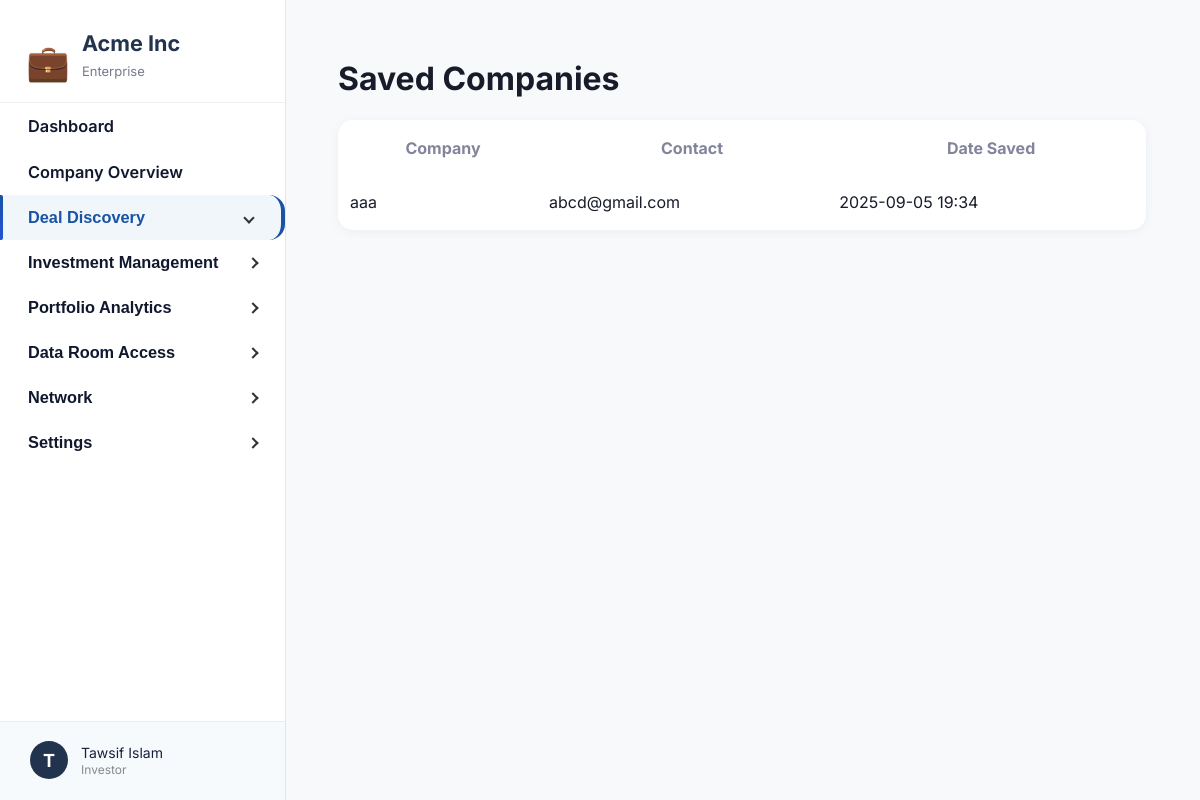
Screenshot of /api/investor/deal-discovery/saved/ (signed in) with the database file from the repository.
### core/models.py (models this page shows, shortened)
class InvestorCompanySave(models.Model):
    investor = models.ForeignKey(User, on_delete=models.CASCADE, related_name="saved_companies")
    startup = models.ForeignKey(StartupProfile, on_delete=models.CASCADE)
    saved_at = models.DateTimeField(auto_now_add=True)
    class Meta:
        unique_together = ("investor", "startup")  # Prevent double saving

class StartupProfile(models.Model):
    user = models.OneToOneField(User, on_delete=models.CASCADE, related_name='startup_profile')
    startup_name = models.CharField(max_length=150)
    role = models.CharField(max_length=100)
    email = models.EmailField()
    website = models.CharField(max_length=255)
    heard_about = models.CharField(max_length=50)
    description = models.TextField()
    audience = models.TextField()
    tech_component = models.TextField()
    your_edge = models.TextField()
    pitch_deck_url = models.CharField(max_length=255)
    startup_stage = models.CharField(max_length=50)
    problem = models.TextField()
    solution = models.TextField()
    market_research = models.CharField(max_length=20)
    business_model_mind = models.CharField(max_length=50)
    working_time = models.CharField(max_length=50)
    cofounder = models.CharField(max_length=20)
    support_needed = models.TextField()
    has_mvp = models.CharField(max_length=10)
    tested_with_customers = models.CharField(max_length=10)
    funding_source = models.CharField(max_length=100)
    early_users = models.CharField(max_length=10)
    generated_revenue = models.CharField(max_length=20)
    stage3_challenges = models.TextField()
    stage3_support = models.TextField()
    business_model = models.TextField()
    paying_customers = models.CharField(max_length=50)
    annual_revenue_4 = models.CharField(max_length=50)
    external_funding = models.CharField(max_length=50)
    acquisition_strategies = models.TextField()
    team_size = models.CharField(max_length=50)
    stage4_challenges = models.TextField()
    stage4_support = models.TextField()
    annual_revenue_5 = models.CharField(max_length=50)
    active_customers_5 = models.CharField(max_length=50)
    markets_operating = models.CharField(max_length=100)
    expansion_plans = models.TextField()
    stage5_challenges = models.TextField()
    is_approved = models.BooleanField(default=False)
    is_onboarded = models.BooleanField(default=False)
    complete_profile_submitted = models.BooleanField(default=False)
    submitted_at = models.DateTimeField(auto_now_add=True)
    arr = models.FloatField(
        null=True, blank=True, verbose_name="Annual Recurring Revenue (ARR)"
    )
    arpu = models.FloatField(
        null=True, blank=True, verbose_name="Average Revenue Per User (ARPU)"
    )
    monthly_burn = models.FloatField(null=True, blank=True)
    cash_balance = models.FloatField(null=True, blank=True)
    ltv_cac_ratio = models.FloatField(null=True, blank=True)
    operating_expenses = models.FloatField(null=True, blank=True)
    debt_obligations = models.TextField(null=True, blank=True)
    capital_raised = models.FloatField(null=True, blank=True)
    currently_raising = models.FloatField(null=True, blank=True)
    equity_offered = models.FloatField(null=True, blank=True)
    financial_forecast = models.FileField(
        upload_to='financial_forecasts/', null=True, blank=True
    )

### core/views.py (the view)
# urls.py: path('investor/deal-discovery/saved/', saved_companies, name='saved_companies'),
@login_required
def saved_companies(request):
    saves = InvestorCompanySave.objects.filter(investor=request.user).select_related('startup')
    if request.headers.get("HX-Request") == "true":
        return render(request, "investor_partials/saved_companies_partial.html", {
            "section": "deal_discovery",
            "subsection": "saved_companies",
            "saves": saves
        })
    else:
        return render(request, "saved_companies.html", {
        "section": "deal_discovery",
        "subsection": "saved_companies",
        "saves": saves
    })

### core/templates/saved_companies.html (shortened to what this page needs)
{% extends "investor_base.html" %}
{% block content %}
<h1 style="font-weight:700;">Saved Companies</h1>
<table style="width:100%; background:#fff; border-radius:15px; box-shadow:0 2px 10px #eaeef2;">
    <tr style="font-weight:600; color:#81849b;">
        <th style="padding:16px 10px;">Company</th>
        <th>Contact</th>
        <th>Date Saved</th>
    </tr>
    {% for save in saves %}
    <tr style="border-top:1px solid #eee;">
        <td style="padding:16px 10px;">{{ save.startup.startup_name }}</td>
        <td>{{ save.startup.email }}</td>
        <td>{{ save.saved_at|date:"Y-m-d H:i" }}</td>
    </tr>
    {% empty %}
    <tr><td colspan="3" style="padding:40px;text-align:center;">No saved companies yet.</td></tr>
    {% endfor %}
</table>
{% endblock %}

### core/templates/investor_base.html (shortened to what this page needs)
{% load static %}
<!DOCTYPE html>
<html lang="en">
<head>
</head>
<body>
<div class="layout">
    <nav class="sidebar">
        <div class="logo-box">
            <span class="logo-icon">&#128188;</span>
            <div>
                <div class="sidebar-title">Acme Inc</div>
                <div class="sidebar-subtitle">Enterprise</div>
            </div>
        </div>
        <div class="sidebar-content">
            <ul class="sidebar-nav">
                <li>
                    <a href="{% url 'investor_dashboard' %}" class="sidebar-link {% if section == 'dashboard' %}active{% endif %}">Dashboard</a>
                </li>
                <li>
                    <a href="{% url 'investor_company_overview' %}" class="sidebar-link {% if section == 'company' %}active{% endif %}">Company Overview</a>
                </li>
                <li>
                    <button class="sidebar-toggle {% if section == 'deal_discovery' %}active{% endif %}" aria-expanded="false" type="button">
                        Deal Discovery
                        <span class="arrow"></span>
                    </button>
                </li>
                <li>
                    <button class="sidebar-toggle" aria-expanded="false" type="button">
                        Investment Management
                        <span class="arrow"></span>
                    </button>
                </li>
                <li>
                    <button class="sidebar-toggle" aria-expanded="false" type="button">
                        Portfolio Analytics
                        <span class="arrow"></span>
                    </button>
                </li>
                <li>
                    <button class="sidebar-toggle" aria-expanded="false" type="button">
                        Data Room Access
                        <span class="arrow"></span>
                    </button>
                </li>
                <li>
                    <button class="sidebar-toggle" aria-expanded="false" type="button">
                        Network
                        <span class="arrow"></span>
                    </button>
                </li>
                <li>
                    <button class="sidebar-toggle" aria-expanded="false" type="button">
                        Settings
                        <span class="arrow"></span>
                    </button>
                </li>
            </ul>
        </div>
        <div class="sidebar-footer" id="sidebar-footer">
            <div class="sidebar-footer-circle">{{ request.user.first_name|default:"N"|slice:":1" }}</div>
            <div class="sidebar-footer-details">
                <span>{{ request.user.get_full_name|default:request.user.username }}</span>
                <small>Investor</small>
            </div>
        </div>
    </nav>
    <div id="main-content" class="main-content">
        {% block content %}{% endblock %}
    </div>
</div>
</body>
</html>

### core/templates/investor_base.html (style rules this page uses)
html, body { height: 100%; margin: 0; }
body { font-family: 'Inter', sans-serif; background: #f8f9fb; color: #181b2a; height: 100vh; }
.layout { display: flex; min-height: 100vh; }
.sidebar { width: 285px; background: #fff; border-right: 1.5px solid #e3e5e8; padding: 0; position: relative; display: flex; flex-direction: column; height: 100vh; }
.sidebar .logo-box { padding: 30px 26px 8px 26px; display: flex; align-items: center; gap: 12px; flex-shrink: 0; background: #fff; border-bottom: 1px solid #f0f0f0; }
.sidebar-content { flex: 1; overflow-y: auto; padding-bottom: 80px; }
.sidebar .logo-icon { font-size: 2.2rem; color: #22284b; transition: all 0.2s cubic-bezier(0.4, 0, 0.2, 1); }
.sidebar-title { font-weight: 700; font-size: 1.35rem; color: #22334d; margin-bottom: 7px; }
.sidebar-subtitle { font-size: 13px; color: #757a8a; margin-bottom: 15px; }
.sidebar-nav { padding: 0; margin: 0 0 30px 0; list-style: none; }
.sidebar-link, .sidebar-toggle { display: flex; align-items: center; gap: 8px; padding: 13px 28px; color: #10182e; text-decoration: none; font-weight: 600; font-size: 1.02rem; border: none; background: none; cursor: pointer; width: 100%; outline: none; transition: all 0.2s cubic-bezier(0.4, 0, 0.2, 1); border-radius: 0 16px 16px 0; margin-right: 4px; position: relative; }
.sidebar-link.active, .sidebar-toggle.active { background: #f0f6fa; color: #1a52a4; border-right: 4px solid #1a52a4; border-radius: 0 16px 16px 0; }
.sidebar-toggle .arrow { margin-left: auto; transition: transform 0.3s cubic-bezier(0.4, 0, 0.2, 1); }
.sidebar-toggle[aria-expanded="true"] .arrow { transform: rotate(90deg); }
.sidebar-footer { position: absolute; left: 0; bottom: 0; width: 100%; padding: 19px 24px 21px 30px; border-top: 1px solid #ececec; background: #f6fafd; display: flex; align-items: center; gap: 13px; cursor: pointer; z-index: 10; box-sizing: border-box; transition: all 0.2s cubic-bezier(0.4, 0, 0.2, 1); }
.sidebar-footer-circle { width: 38px; height: 38px; border-radius: 50%; background: #22334d; color: #fff; display: flex; align-items: center; justify-content: center; font-size: 18px; font-weight: 700; transition: all 0.2s cubic-bezier(0.4, 0, 0.2, 1); }
.sidebar-footer-details { display: flex; flex-direction: column; gap: 1px; }
.sidebar-footer-details span { font-size: 14px; color: #191f3d; transition: color 0.2s cubic-bezier(0.4, 0, 0.2, 1); }
.sidebar-footer-details small { font-size: 12px; color: #888; transition: color 0.2s cubic-bezier(0.4, 0, 0.2, 1); }
.main-content { flex: 1; padding: 38px 54px 44px 52px; }
.arrow { display: inline-block; width: 6px; height: 6px; border-top: 2px solid #333; border-right: 2px solid #333; transform: rotate(45deg); margin-left: auto; transition: transform 0.3s cubic-bezier(0.4, 0, 0.2, 1); }
.sidebar-toggle[aria-expanded="true"] .arrow { transform: rotate(135deg); }
.sidebar-link.active::before, .sidebar-toggle.active::before { content: ''; position: absolute; left: 0; top: 0; bottom: 0; width: 3px; background: linear-gradient(180deg, #1a52a4, #2254d6); border-radius: 0 2px 2px 0; }

### rows the page displays
InvestorCompanySave: startup.startup_name "aaa", startup.email "abcd@gmail.com", saved_at "2025-09-05 19:34"

### other values shown
{{ request.user.first_name|default:"N"|slice:":1" }} "T"
{{ request.user.get_full_name|default:request.user.username }} "Tawsif Islam"
